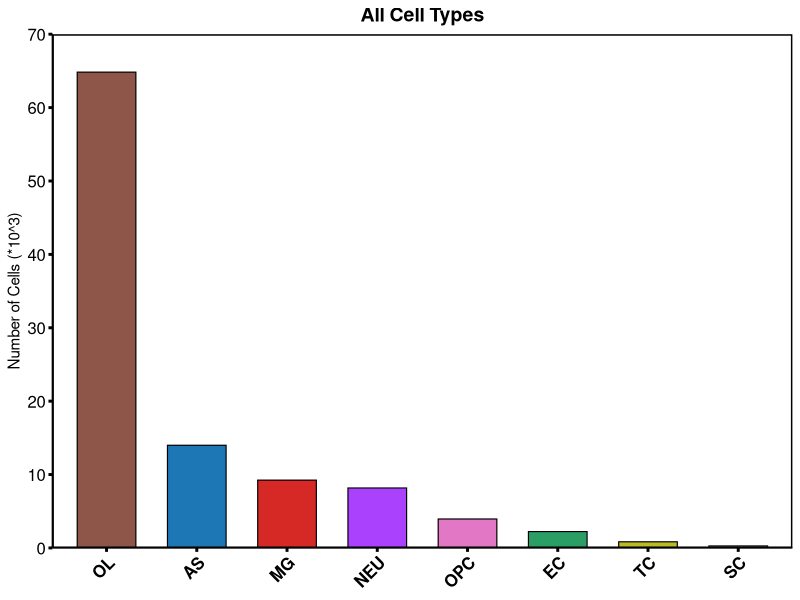
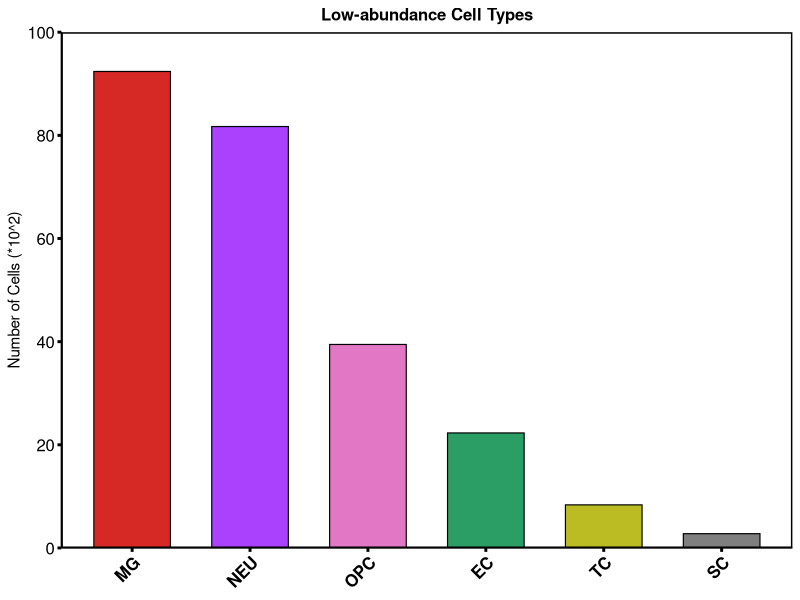
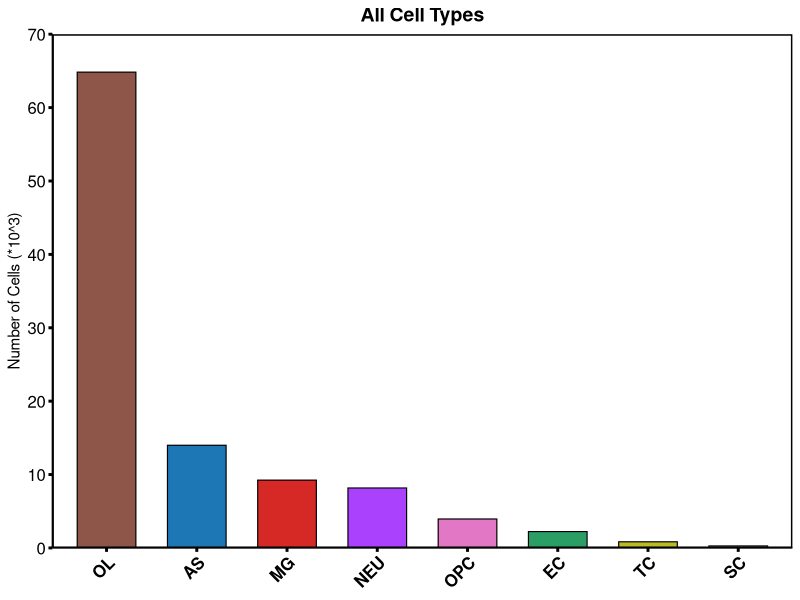
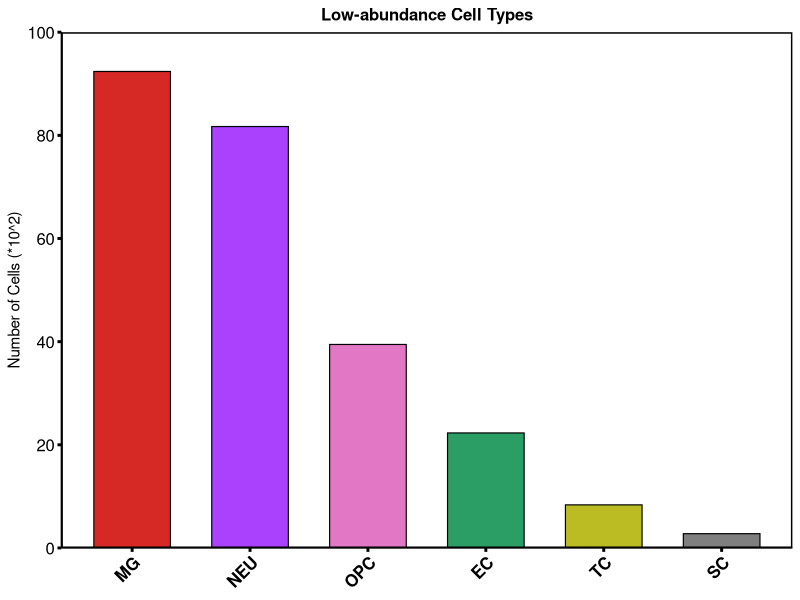

R code for these plots, in order:
############## 多发性硬化症单细胞全量细胞图谱丰度统计级级联排版
setwd(file.path(Sys.getenv("LEGACY_STUDY_ROOT", unset = "legacy_inputs"), "Result1"))

############## 加载核心可视化包
library(ggplot2)
library(dplyr)

############## 1. 基于本地 table 实际产出构建高精统计矩阵
# 严格对齐您的实际细胞数，BC 因细胞数为 0 已被物理过滤
cell_counts_summary <- data.frame(
  cell_type = c("OL", "AS", "MG", "NEU", "OPC", "EC", "TC", "SC"),
  Num_Cells = c(64834, 13987, 9239, 8171, 3945, 2230, 835, 277)
)

####### 锁定官方发表级细胞类型颜色表
cell_type_colors <- c("AS" = "#1d77b5",
                      "BC" = "#ff8112",
                      "EC" = "#2a9e65",
                      "MG" = "#d62926",
                      "NEU" = "#aa41fc",
                      "OL" = "#8d5649",
                      "OPC" = "#e278c5",
                      "SC" = "#7f7f7f",
                      "TC" = "#bbbc24")

####### 按照细胞丰度从大到小进行平滑阶梯重排，并锁定因子水平
cell_counts_summary <- cell_counts_summary %>%
  arrange(desc(Num_Cells)) %>%
  mutate(cell_type = factor(cell_type, levels = cell_type))

####### 2. 绘制全量细胞数统计图 (主图)
# 🎯 针对最大值 OL (约 65k) 进行数理平齐：以 10^3 (千) 为单位，Y轴上限锁定 70
p_cells_main <- ggplot(cell_counts_summary, aes(x = cell_type, y = Num_Cells/1000, fill = cell_type)) +
  geom_bar(stat = "identity", color = "black", width = 0.65, linewidth = 0.4) + 
  scale_fill_manual(values = cell_type_colors) +                  
  scale_y_continuous(expand = c(0,0), breaks = seq(0, 70, 10), limits = c(0, 70)) +  
  labs(y = "Number of Cells (*10^3)", x = NULL, title = "All Cell Types") +
  theme_classic() +
  theme(
    axis.text.x = element_text(size = 12, face = "bold", color = "black", angle = 45, hjust = 1),        
    axis.text.y = element_text(size = 12, color = "black"),          
    panel.background = element_blank(),
    panel.border = element_rect(color = "black", linewidth = 1, fill = NA),
    axis.ticks.length = unit(1, "mm"),        
    axis.ticks = element_line(color = "black", linewidth = 1),
    plot.title = element_text(face = "bold", size = 14, hjust = 0.5),
    legend.position = "none"
  )

# 预览并落盘主图
print(p_cells_main)
ggsave("MS_Cell_Counts_Main.pdf", p_cells_main, width = 6.5, height = 5, dpi = 300)


####### 3. 绘制去除高丰度(OL, AS)后的低丰度亚群局部放大图 (Fig1 子图)
# 🎯 筛选标准：锁定细胞数小于 10,000 的稀有/核心响应亚群 (包含 MG, NEU, OPC, EC, TC, SC)
cell_counts_sub <- cell_counts_summary %>% filter(Num_Cells < 10000)

# 🎯 针对局部最大值 MG (9239个) 进行数理标化：以 10^2 (百) 为单位，Y轴上限锁定 100 完美充满画布
p_cells_sub <- ggplot(cell_counts_sub, aes(x = cell_type, y = Num_Cells/100, fill = cell_type)) +
  geom_bar(stat = "identity", color = "black", width = 0.65, linewidth = 0.4) + 
  scale_fill_manual(values = cell_type_colors) +                  
  scale_y_continuous(expand = c(0,0), breaks = seq(0, 100, 20), limits = c(0, 100)) +  
  labs(y = "Number of Cells (*10^2)", x = NULL, title = "Low-abundance Cell Types") +
  theme_classic() +
  theme(
    axis.text.x = element_text(size = 12, face = "bold", color = "black", angle = 45, hjust = 1),        
    axis.text.y = element_text(size = 12, color = "black"),          
    panel.background = element_blank(),
    panel.border = element_rect(color = "black", linewidth = 1, fill = NA),
    axis.ticks.length = unit(1, "mm"),        
    axis.ticks = element_line(color = "black", linewidth = 1),
    plot.title = element_text(face = "bold", size = 12, hjust = 0.5),
    legend.position = "none"
  )

# 预览并落盘子图
print(p_cells_sub)
ggsave("MS_Cell_Counts_Sub.pdf", p_cells_sub, width = 5.5, height = 5, dpi = 300)

cat("🏁 成果一：全量大盘与稀有亚群局部放大图已全部成功无损落盘！\n")
